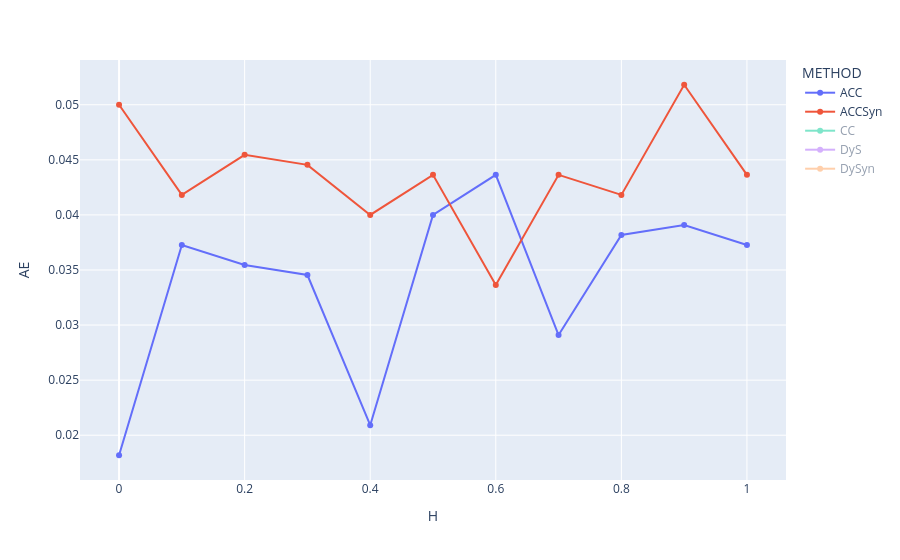

The cell this chart's notebook holds for it:
### Code cell
# prompt: from grouped plot a line plot where H as x axis and AE as y axis grouped by Qnt

import plotly.express as px

grouped = results_df.groupby(['METHOD', 'H']).agg({'AE': 'mean'}).reset_index()

# Assuming 're' DataFrame is already defined as in your provided code.
# If not, replace this with the actual creation of the 're' DataFrame.

# Grouped results, calculating the mean of 'AE' for each combination of 'Qnt' and 'H'
#grouped = re.groupby(['Qnt', 'H']).agg({'AE': 'mean'}).reset_index()

# Create the grouped line plot
fig = px.line(grouped, x="H", y="AE", color="METHOD", markers=True)

# Update the visibility of traces to show only ACC and ACCSyn initially
for trace in fig.data:
    if trace.name not in ["ACC", "ACCSyn"]:
        trace.visible = "legendonly"

fig.show()

### Figure 1 — Plotly figure (JSON) as saved in the notebook; plotly's stock layout.template omitted (floating-point values rounded to 4 significant figures)
{"data": [{"hovertemplate": "METHOD=ACC<br>H=%{x}<br>AE=%{y}<extra></extra>", "legendgroup": "ACC", "line": {"color": "#636efa", "dash": "solid"}, "marker": {"symbol": "circle"}, "mode": "lines+markers", "name": "ACC", "orientation": "v", "showlegend": true, "type": "scatter", "x": [0.0, 0.1, 0.2, 0.3, 0.4, 0.5, 0.6, 0.7, 0.8, 0.9, 1.0], "xaxis": "x", "y": [0.01818, 0.03727, 0.03545, 0.03455, 0.02091, 0.04, 0.04364, 0.02909, 0.03818, 0.03909, 0.03727], "yaxis": "y"}, {"hovertemplate": "METHOD=ACCSyn<br>H=%{x}<br>AE=%{y}<extra></extra>", "legendgroup": "ACCSyn", "line": {"color": "#EF553B", "dash": "solid"}, "marker": {"symbol": "circle"}, "mode": "lines+markers", "name": "ACCSyn", "orientation": "v", "showlegend": true, "type": "scatter", "x": [0.0, 0.1, 0.2, 0.3, 0.4, 0.5, 0.6, 0.7, 0.8, 0.9, 1.0], "xaxis": "x", "y": [0.05, 0.04182, 0.04545, 0.04455, 0.04, 0.04364, 0.03364, 0.04364, 0.04182, 0.05182, 0.04364], "yaxis": "y"}, {"hovertemplate": "METHOD=CC<br>H=%{x}<br>AE=%{y}<extra></extra>", "legendgroup": "CC", "line": {"color": "#00cc96", "dash": "solid"}, "marker": {"symbol": "circle"}, "mode": "lines+markers", "name": "CC", "orientation": "v", "showlegend": true, "type": "scatter", "visible": "legendonly", "x": [0.0, 0.1, 0.2, 0.3, 0.4, 0.5, 0.6, 0.7, 0.8, 0.9, 1.0], "xaxis": "x", "y": [0.04909, 0.04182, 0.04455, 0.04455, 0.04, 0.04364, 0.03364, 0.04364, 0.04182, 0.05182, 0.04364], "yaxis": "y"}, {"hovertemplate": "METHOD=DyS<br>H=%{x}<br>AE=%{y}<extra></extra>", "legendgroup": "DyS", "line": {"color": "#ab63fa", "dash": "solid"}, "marker": {"symbol": "circle"}, "mode": "lines+markers", "name": "DyS", "orientation": "v", "showlegend": true, "type": "scatter", "visible": "legendonly", "x": [0.0, 0.1, 0.2, 0.3, 0.4, 0.5, 0.6, 0.7, 0.8, 0.9, 1.0], "xaxis": "x", "y": [0.03182, 0.01545, 0.02, 0.02818, 0.02182, 0.02, 0.01455, 0.02727, 0.04, 0.02909, 0.02727], "yaxis": "y"}, {"hovertemplate": "METHOD=DySyn<br>H=%{x}<br>AE=%{y}<extra></extra>", "legendgroup": "DySyn", "line": {"color": "#FFA15A", "dash": "solid"}, "marker": {"symbol": "circle"}, "mode": "lines+markers", "name": "DySyn", "orientation": "v", "showlegend": true, "type": "scatter", "visible": "legendonly", "x": [0.0, 0.1, 0.2, 0.3, 0.4, 0.5, 0.6, 0.7, 0.8, 0.9, 1.0], "xaxis": "x", "y": [0.06727, 0.05818, 0.06182, 0.06364, 0.06545, 0.06727, 0.05364, 0.06091, 0.05545, 0.06909, 0.06727], "yaxis": "y"}], "layout": {"legend": {"title": {"text": "METHOD"}, "tracegroupgap": 0}, "margin": {"t": 60}, "xaxis": {"anchor": "y", "domain": [0, 1], "title": {"text": "H"}}, "yaxis": {"anchor": "x", "domain": [0, 1], "title": {"text": "AE"}}}}
